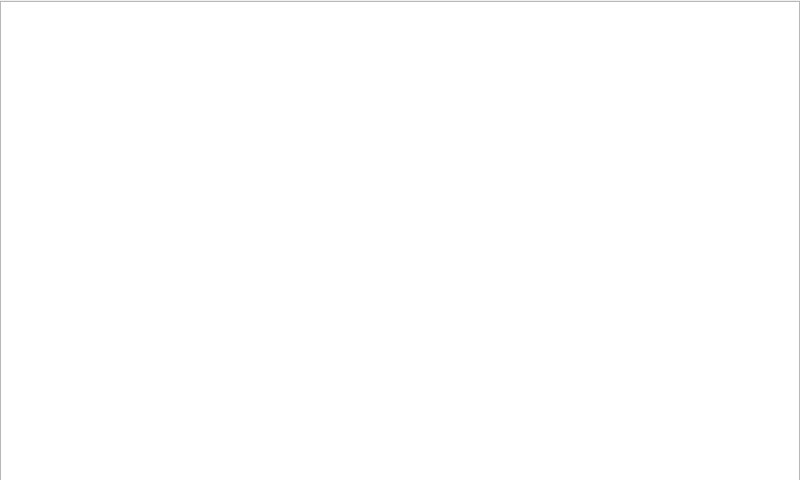
<?xml version="1.0" encoding="UTF-8"?>
<ui version="4.0">
 <class>Dialog</class>
 <widget class="QDialog" name="Dialog">
  <property name="geometry">
   <rect>
    <x>0</x>
    <y>0</y>
    <width>800</width>
    <height>480</height>
   </rect>
  </property>
  <property name="windowTitle">
   <string>Dialog</string>
  </property>
  <widget class="QListWidget" name="listWidget">
   <property name="geometry">
    <rect>
     <x>0</x>
     <y>1</y>
     <width>800</width>
     <height>480</height>
    </rect>
   </property>
  </widget>
 </widget>
 <resources/>
 <connections/>
</ui>
